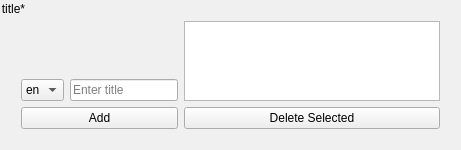
                 <widget class="QGroupBox" name="groupBox_5">
                  <property name="styleSheet">
                   <string notr="true">
                      QGroupBox {
                        background-color: rgba(240, 240, 240, 1);  /* change to your desired color */
                        border: 0px solid #ffffffff;     /* optional: border styling */
                        border-radius: 6px;         /* optional: rounded corners */
                        margin-top: 1.5em; /* reserve space for the title */
                        padding: 10px; 
                      }
                    </string>
                  </property>
                  <property name="title">
                   <string>title*</string>
                  </property>
                  <layout class="QGridLayout" name="_29">
                   <item row="0" column="0">
                    <layout class="QHBoxLayout" name="_30">
                     <item>
                      <layout class="QVBoxLayout" name="_31">
                       <item>
                        <spacer name="verticalSpacer_6">
                         <property name="orientation">
                          <enum>Qt::Vertical</enum>
                         </property>
                         <property name="sizeHint" stdset="0">
                          <size>
                           <width>20</width>
                           <height>40</height>
                          </size>
                         </property>
                        </spacer>
                       </item>
                       <item>
                        <layout class="QVBoxLayout" name="_32">
                         <item>
                          <layout class="QHBoxLayout" name="_33">
                           <item>
                            <widget class="QComboBox" name="comboBoxResTitleLocale">
                             <item>
                              <property name="text">
                               <string>en</string>
                              </property>
                             </item>
                             <item>
                              <property name="text">
                               <string>pt</string>
                              </property>
                             </item>
                             <item>
                              <property name="text">
                               <string>fr</string>
                              </property>
                             </item>
                            </widget>
                           </item>
                           <item>
                            <widget class="QLineEdit" name="addResTitleLineEdit">
                             <property name="placeholderText">
                              <string>Enter title</string>
                             </property>
                            </widget>
                           </item>
                          </layout>
                         </item>
                         <item>
                          <widget class="QPushButton" name="addResTitleButton">
                           <property name="text">
                            <string>Add</string>
                           </property>
                          </widget>
                         </item>
                        </layout>
                       </item>
                      </layout>
                     </item>
                     <item>
                      <layout class="QVBoxLayout" name="_34">
                       <item>
                        <widget class="QListWidget" name="listWidgetResTitle">
                         <property name="maximumSize">
                          <size>
                           <width>1000</width>
                           <height>80</height>
                          </size>
                         </property>
                        </widget>
                       </item>
                       <item>
                        <widget class="QPushButton" name="deleteResTitleButton">
                         <property name="text">
                          <string>Delete Selected</string>
                         </property>
                        </widget>
                       </item>
                      </layout>
                     </item>
                    </layout>
                   </item>
                  </layout>
                 </widget>
